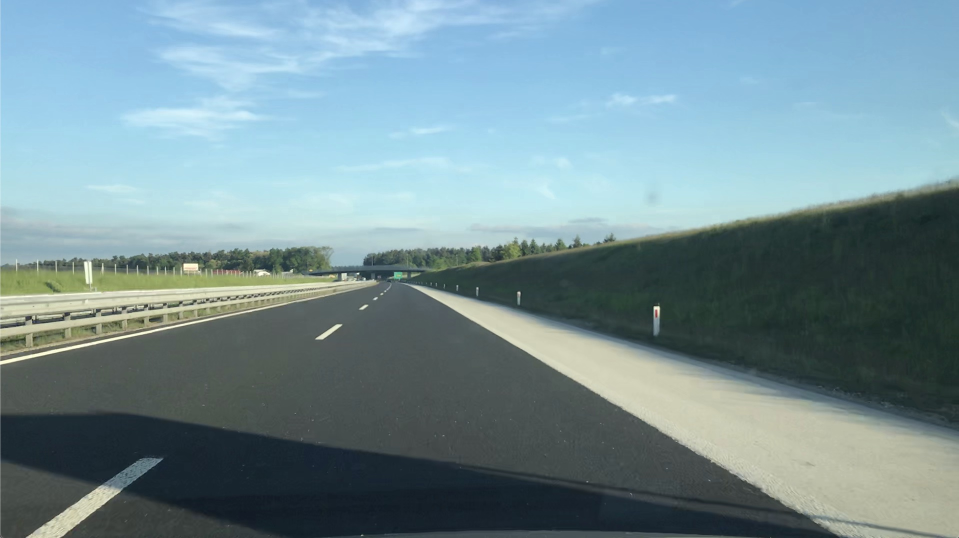
//> input picture CV_finalwork/test2.jpg, 1918 x 1076 px (shown at 1/2 size)
$ ./CV   (built with g++ and OpenCV 4)
//> lines starting //> are read from the running program, lines starting //| are printed output that depends on the picture; after the words box and inside, x2 and y2 are one past the last pixel; in counts of white or black regions, pixels touching at a corner belong together

#include <opencv2/core/core.hpp>
#include <opencv2/imgproc.hpp>
#include <opencv2/highgui/highgui.hpp>
#include <opencv2/opencv.hpp>

#include <iostream>

using namespace cv;
using namespace std;


int main()
{
	Mat M = imread("C:\\Users\\Xuchen He\\Desktop\\test2.jpg");
//> M is the input picture: 1076 rows x 1918 cols, CV_8UC3; mean B, G, R 149.1, 142.5, 117.1

	//先将我们感兴趣的部分图像转换为鸟瞰图 这样可以更方便在较低的视角看清较远的路况

	Point2f srcVertices[4];
	Point2f dstVertices[4];

	//兴趣区域边界点
	srcVertices[0] = Point(700, 605);
	srcVertices[1] = Point(890, 605);
	srcVertices[2] = Point(1760, 1030);
	srcVertices[3] = Point(20, 1030);

	//目标边界点
	dstVertices[0] = Point(0, 0);
	dstVertices[1] = Point(640, 0);
	dstVertices[2] = Point(640, 480);
	dstVertices[3] = Point(0, 480);

    //进行坐标系变换
	Mat perspectiveMatrix = getPerspectiveTransform(srcVertices, dstVertices);
	Mat dst(480, 640, CV_8U);
	Mat invertedPerspectiveMatrix;
	invert(perspectiveMatrix, invertedPerspectiveMatrix);
	warpPerspective(M, dst, perspectiveMatrix, dst.size(), INTER_LINEAR, BORDER_CONSTANT);
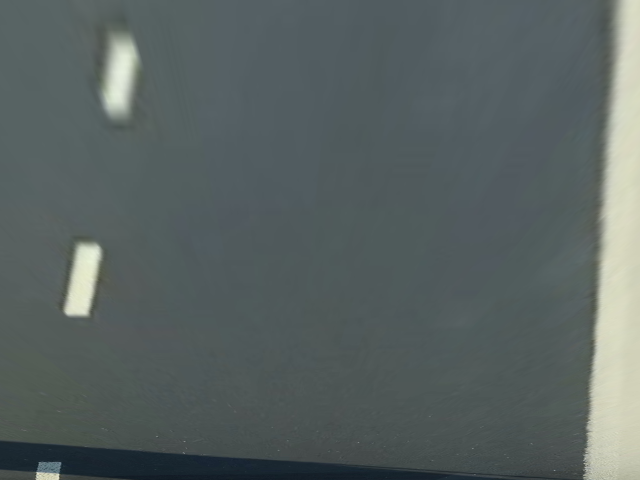
//> dst: 480 rows x 640 cols, CV_8UC3; mean B, G, R 97.8, 98.6, 88.9

	imshow("step1", dst);

	Mat GR(480,640,CV_8U);
	//因此在这里建立一个尺寸相同的灰度图像
	cvtColor(dst,GR,COLOR_RGB2GRAY);
	//这里将图像转变为灰色

	imshow("step2", GR);

	//接下来做一些简单的处理
	//part1 高斯模糊

	Mat GR2(480, 640, CV_8U);
	GaussianBlur(GR,GR2,Size(11,11),0,0);//注意这里高斯模糊的模板长宽必须是奇数

	imshow("step3", GR2);
	//part2 开闭操作
	Mat GR3(480, 640, CV_8U);
	dilate(GR2,GR3,(10,10));
	Mat GR4(480, 640, CV_8U);
	erode(GR3,GR4,(10,10));
	Mat GR5(480, 640, CV_8U);
	morphologyEx(GR4, GR5, MORPH_CLOSE,(10,10));
	imshow("step4", GR3);
	imshow("step5", GR4);
	imshow("step6", GR5);


	Mat BW(480, 640, CV_8U);
	//通过阈值化把车道完全变成黑白的图像
	const int thresholdVal = 150;
	threshold(GR5, BW, thresholdVal, 255, THRESH_BINARY);
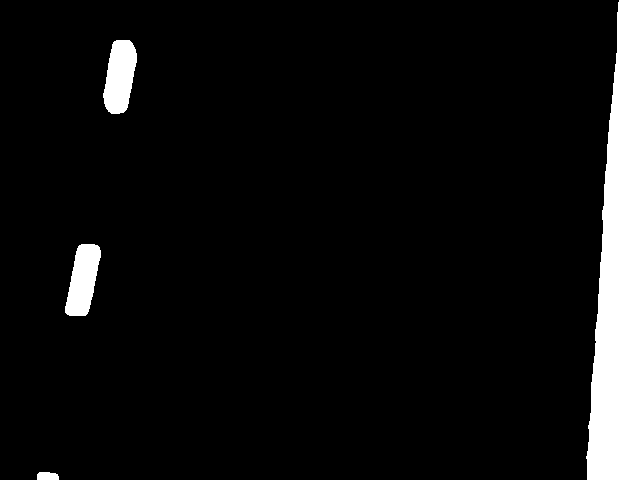
//> BW: 480 rows x 640 cols, CV_8UC1; 7.2% white; 4 white regions, box (x1, y1, x2, y2) and area: (586, 0, 640, 480) 18249, (103, 40, 137, 114) 1845, (65, 244, 101, 316) 1747, (37, 472, 59, 480) 159

	imshow("step7", BW);

	Mat CN(480, 640, CV_8U);
	Canny(BW, CN, 1, 1, 3, false);
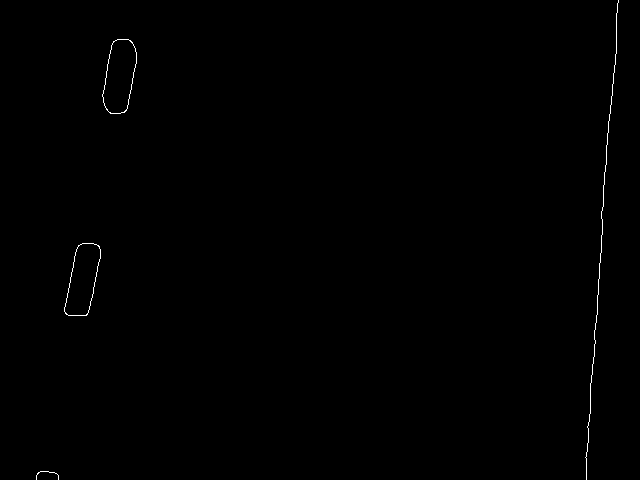
//> CN: 480 rows x 640 cols, CV_8UC1; 0.29% white in thin lines or dots
	imshow("step8", CN);

	vector<Vec2f> lines;
	HoughLines(CN, lines, 1, CV_PI / 180, 65, 0, 0);//根据我们测试的经验，这里的阈值设为65比较好
//> lines = 5 lines (rho, theta): [617, 0.07], [613, 0.05], [618, 0.1], [610, 0.05], [117, 0.17]

	Mat final(1076,1918, CV_8U);

	for (size_t i = 0; i < lines.size(); i++)
	{
		float rho = lines[i][0], theta = lines[i][1];
		Point pts1, pts2;
		double a = cos(theta), b = sin(theta);
		double x0 = a * rho, y0 = b * rho;
		pts1.x = cvRound(x0 + 1000 * (-b));
		pts1.y = cvRound(y0 + 1000 * (a));
		pts2.x = cvRound(x0 - 1000 * (-b));
		pts2.y = cvRound(y0 - 1000 * (a));
		line(CN, pts1, pts2, Scalar(255,255,0), 3, LINE_AA);

	}
//> this loop made 5 passes
//> (rho, theta, a, b, x0, y0) on passes 1 to 5: (617, 0.0698, 0.998, 0.0698, 615.5, 43.04), (613, 0.0524, 0.999, 0.0523, 612.2, 32.08), (618, 0.105, 0.995, 0.105, 614.6, 64.6), (610, 0.0524, 0.999, 0.0523, 609.2, 31.92), (117, 0.175, 0.985, 0.174, 115.2, 20.32)
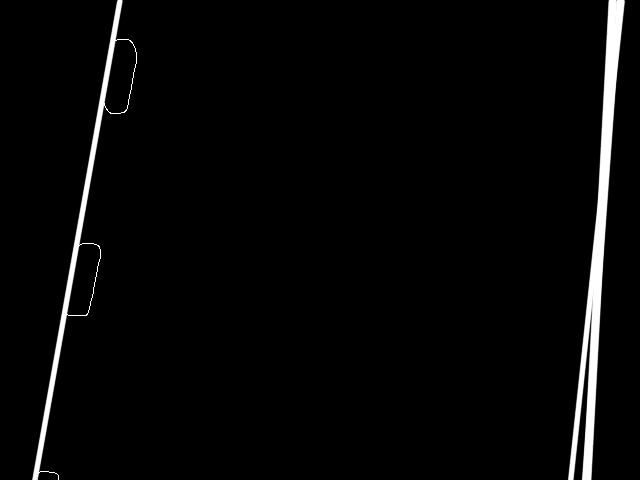
//> CN: 480 rows x 640 cols, CV_8UC1; 3.21% of pixels changed, all inside (x1, y1, x2, y2) = (32, 0, 626, 480)


	//官方文档内的画线函数


	imshow("result", CN);
	cout << "success" << endl;
	waitKey(60000);//使得窗口停留一会不要过早消失
	//我们想了很多办法将画的线变回原来的视角，但是这样就没法和车内原先的视野结合，这点还没有完善

}


// [101 lines of commented-out code are left out]
